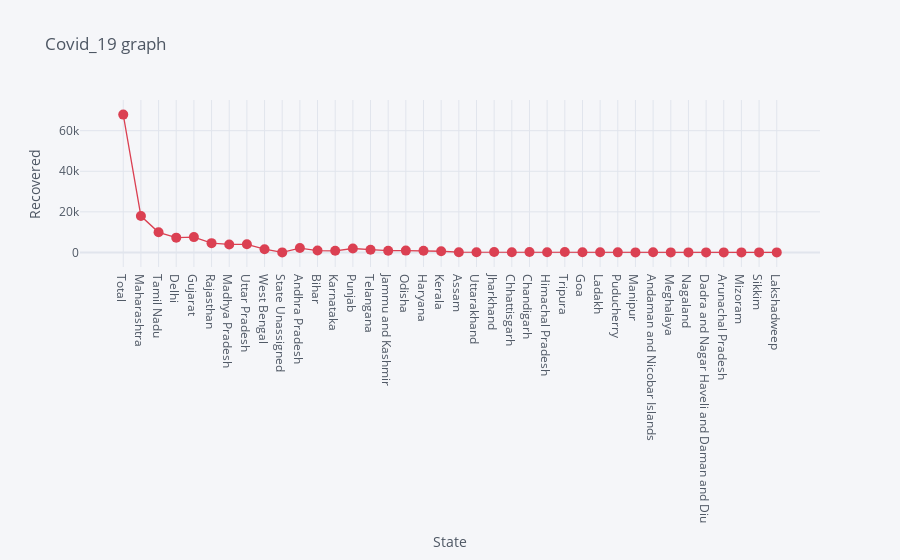

Notebook code for this chart:
### Markdown cell above
# Recovered cases per State

### Code cell
df.iplot(kind= 'scatter', x= 'State', y='Recovered', mode= 'markers+lines', title= 'Covid_19 graph', xTitle= 'State', yTitle= 'Recovered', color= 'red', size= 10)

### Figure 1 — Plotly figure (JSON) as saved in the notebook; plotly's stock layout.template omitted (floating-point values rounded to 4 significant figures)
{"data": [{"line": {"color": "rgba(219, 64, 82, 1.0)", "dash": "solid", "shape": "linear", "width": 1.3}, "marker": {"size": 10, "symbol": "circle"}, "mode": "markers+lines", "name": "Recovered", "text": "", "type": "scatter", "x": ["Total", "Maharashtra", "Tamil Nadu", "Delhi", "Gujarat", "Rajasthan", "Madhya Pradesh", "Uttar Pradesh", "West Bengal", "State Unassigned", "Andhra Pradesh", "Bihar", "Karnataka", "Punjab", "Telangana", "Jammu and Kashmir", "Odisha", "Haryana", "Kerala", "Assam", "Uttarakhand", "Jharkhand", "Chhattisgarh", "Chandigarh", "Himachal Pradesh", "Tripura", "Goa", "Ladakh", "Puducherry", "Manipur", "Andaman and Nicobar Islands", "Meghalaya", "Nagaland", "Dadra and Nagar Haveli and Daman and Diu", "Arunachal Pradesh", "Mizoram", "Sikkim", "Lakshadweep"], "y": [67929, 17918, 9909, 7264, 7549, 4566, 3927, 3991, 1578, 0, 2133, 918, 793, 1918, 1321, 854, 887, 838, 555, 88, 79, 191, 83, 189, 66, 165, 37, 43, 17, 4, 33, 12, 0, 1, 1, 1, 0, 0]}], "layout": {"legend": {"bgcolor": "#F5F6F9", "font": {"color": "#4D5663"}}, "paper_bgcolor": "#F5F6F9", "plot_bgcolor": "#F5F6F9", "title": {"font": {"color": "#4D5663"}, "text": "Covid_19 graph"}, "xaxis": {"gridcolor": "#E1E5ED", "showgrid": true, "tickfont": {"color": "#4D5663"}, "title": {"font": {"color": "#4D5663"}, "text": "State"}, "zerolinecolor": "#E1E5ED"}, "yaxis": {"gridcolor": "#E1E5ED", "showgrid": true, "tickfont": {"color": "#4D5663"}, "title": {"font": {"color": "#4D5663"}, "text": "Recovered"}, "zerolinecolor": "#E1E5ED"}}}
